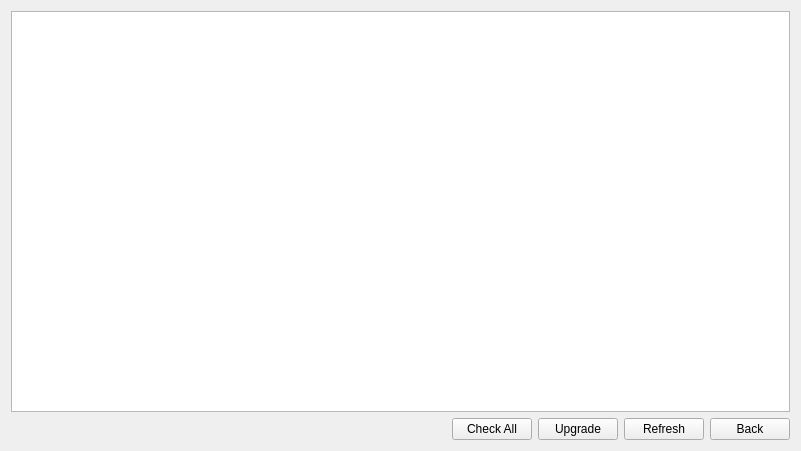
<?xml version="1.0" encoding="UTF-8"?>
<ui version="4.0">
 <class>CameraOnlineUpgrade</class>
 <widget class="QWidget" name="CameraOnlineUpgrade">
  <property name="geometry">
   <rect>
    <x>0</x>
    <y>0</y>
    <width>801</width>
    <height>451</height>
   </rect>
  </property>
  <property name="windowTitle">
   <string>Form</string>
  </property>
  <layout class="QVBoxLayout" name="verticalLayout">
   <item>
    <widget class="TableView" name="tableView"/>
   </item>
   <item>
    <layout class="QHBoxLayout" name="horizontalLayout">
     <item>
      <spacer name="horizontalSpacer">
       <property name="orientation">
        <enum>Qt::Horizontal</enum>
       </property>
       <property name="sizeHint" stdset="0">
        <size>
         <width>40</width>
         <height>20</height>
        </size>
       </property>
      </spacer>
     </item>
     <item>
      <widget class="MyPushButton" name="pushButton_check">
       <property name="text">
        <string>Check All</string>
       </property>
      </widget>
     </item>
     <item>
      <widget class="MyPushButton" name="pushButton_upgrade">
       <property name="text">
        <string>Upgrade</string>
       </property>
      </widget>
     </item>
     <item>
      <widget class="MyPushButton" name="pushButton_refresh">
       <property name="text">
        <string>Refresh</string>
       </property>
      </widget>
     </item>
     <item>
      <widget class="MyPushButton" name="pushButton_back">
       <property name="text">
        <string>Back</string>
       </property>
      </widget>
     </item>
    </layout>
   </item>
  </layout>
 </widget>
 <customwidgets>
  <customwidget>
   <class>MyPushButton</class>
   <extends>QPushButton</extends>
   <header>mypushbutton.h</header>
  </customwidget>
  <customwidget>
   <class>TableView</class>
   <extends>QTableView</extends>
   <header>tableview.h</header>
  </customwidget>
 </customwidgets>
 <resources/>
 <connections/>
</ui>
